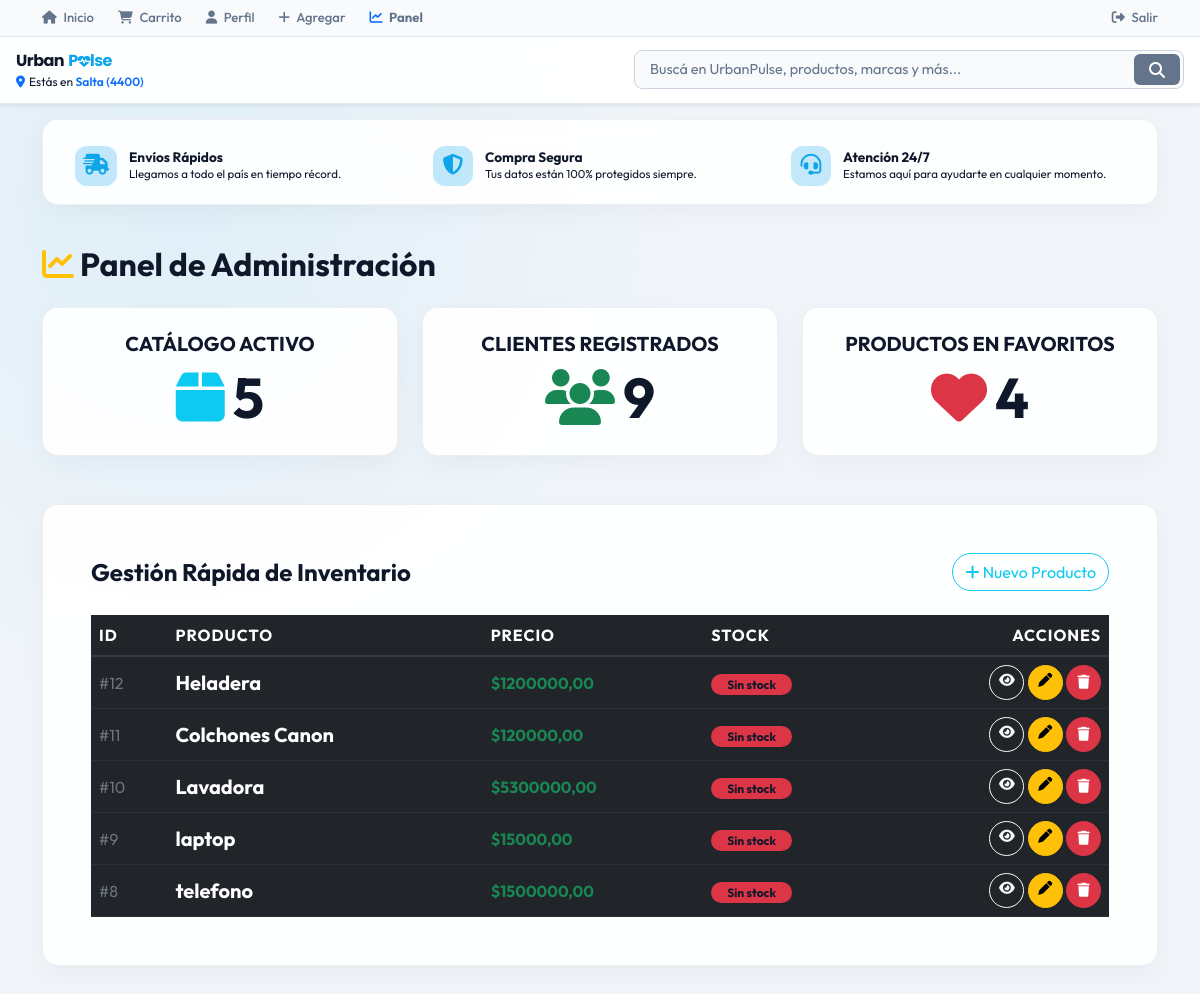
/dashboard/ (signed in), run on the app's committed database.
### miapp/models.py (models this page shows, shortened)
class Producto(models.Model):
    usuario = models.ForeignKey(User, on_delete=models.CASCADE)
    categoria = models.ForeignKey(Categoria, on_delete=models.SET_NULL, null=True)
    nombre = models.CharField(max_length=120)
    descripcion = models.TextField()
    precio = models.DecimalField(max_digits=10, decimal_places=2)
    imagen = models.ImageField(upload_to='productos/', null=True, blank=True)
    stock = models.IntegerField(default=0)
    destacado = models.BooleanField(default=False)
    creado = models.DateTimeField(auto_now_add=True)

### miapp/views.py (the view)
# urls.py: path('dashboard/', views.dashboard, name='dashboard'),
@user_passes_test(es_admin)
def dashboard(request):
    total_productos = Producto.objects.count()
    total_usuarios = User.objects.count()
    total_favoritos = Favorito.objects.count()
    productos = Producto.objects.all().order_by('-id')
    return render(request, 'dashboard.html', {
        'total_productos': total_productos,
        'total_usuarios': total_usuarios,
        'total_favoritos': total_favoritos,
        'productos': productos
    })

### miapp/views.py (called while the page is built)
def es_admin(user):
    return user.is_authenticated and user.is_staff

### miapp/templates/dashboard.html (shortened to what this page needs)
{% extends 'base.html' %}
{% block content %}
<div class="animate__animated animate__fadeIn" style="margin-top: 40px;">
    <h2 class="fw-bold text-white mb-4"><i class="fa-solid fa-chart-line text-warning"></i> Panel de Administración</h2>
    <div class="row g-4 mb-5">
        <div class="col-md-4">
            <div class="glass-panel p-4 text-center border-start border-4 border-info h-100">
                <h5 class="text-secondary fw-bold text-uppercase letter-spacing-1">Catálogo Activo</h5>
                <h2 class="text-white m-0 display-4 fw-bold mt-2"><i class="fa-solid fa-box text-info me-2"></i>{{ total_productos }}</h2>
            </div>
        </div>
        <div class="col-md-4">
            <div class="glass-panel p-4 text-center border-start border-4 border-success h-100">
                <h5 class="text-secondary fw-bold text-uppercase letter-spacing-1">Clientes Registrados</h5>
                <h2 class="text-white m-0 display-4 fw-bold mt-2"><i class="fa-solid fa-users text-success me-2"></i>{{ total_usuarios }}</h2>
            </div>
        </div>
        <div class="col-md-4">
            <div class="glass-panel p-4 text-center border-start border-4 border-danger h-100">
                <h5 class="text-secondary fw-bold text-uppercase letter-spacing-1">Productos en Favoritos</h5>
                <h2 class="text-white m-0 display-4 fw-bold mt-2"><i class="fa-solid fa-heart text-danger me-2"></i>{{ total_favoritos }}</h2>
            </div>
        </div>
    </div>
    <div class="glass-panel p-4 p-md-5">
        <div class="d-flex justify-content-between align-items-center mb-4">
            <h4 class="text-white m-0 fw-bold">Gestión Rápida de Inventario</h4>
            <a href="{% url 'crear' %}" class="btn btn-outline-info rounded-pill"><i class="fa-solid fa-plus"></i> Nuevo Producto</a>
        </div>
        <div class="table-responsive">
            <table class="table table-dark table-hover table-borderless align-middle m-0" style="background: transparent;">
                <thead style="border-bottom: 2px solid rgba(255,255,255,0.1);">
                    <tr class="text-primary text-uppercase" style="letter-spacing: 1px;">
                        <th>ID</th>
                        <th>Producto</th>
                        <th>Precio</th>
                        <th>Stock</th>
                        <th class="text-end">Acciones</th>
                    </tr>
                </thead>
                <tbody>
                    {% for p in productos %}
                    <tr style="border-bottom: 1px solid rgba(255,255,255,0.05);">
                        <td class="text-secondary">#{{ p.id }}</td>
                        <td class="fw-bold fs-5">{{ p.nombre }}</td>
                        <td class="text-success fw-bold">${{ p.precio }}</td>
                        <td>
                            {% if p.stock > 0 %}
                                <span class="badge bg-success rounded-pill px-3">{{ p.stock }} disp.</span>
                            {% else %}
                                <span class="badge bg-danger rounded-pill px-3">Sin stock</span>
                            {% endif %}
                        </td>
                        <td class="text-end">
                            <a href="{% url 'detalle' p.id %}" class="btn btn-sm btn-outline-light rounded-circle" style="width: 35px; height: 35px;"><i class="fa-solid fa-eye"></i></a>
                            <a href="{% url 'editar' p.id %}" class="btn btn-sm btn-warning rounded-circle" style="width: 35px; height: 35px;"><i class="fa-solid fa-pen"></i></a>
                            <form action="{% url 'eliminar' p.id %}" method="POST" class="d-inline m-0">
                                <button class="btn btn-sm btn-danger rounded-circle" style="width: 35px; height: 35px;"><i class="fa-solid fa-trash"></i></button>
                            </form>
                        </td>
                    </tr>
                    {% endfor %}
                </tbody>
            </table>
        </div>
    </div>
</div>
{% endblock %}

### miapp/templates/base.html (style rules this page uses)
:root { --primary: #0ea5e9; --primary-glow: rgba(14, 165, 233, 0.25); --secondary: #8b5cf6; }
body { font-family: 'Outfit', sans-serif; background-color: #f1f5f9 !important; color: #0f172a !important; min-height: 100vh; margin: 0; padding-bottom: 30px; overflow-x: hidden; }
body::before { content: ''; position: fixed; top: 0; left: 0; width: 100%; height: 100%; background: radial-gradient(circle at 15% 20%, rgba(14, 165, 233, 0.08) 0%, transparent 40%), #f1f5f9 !important; z-index: -1; }
.glass-panel, .features-bar { background: rgba(255, 255, 255, 0.92) !important; backdrop-filter: blur(12px); -webkit-backdrop-filter: blur(12px); border: 1px solid rgba(0, 0, 0, 0.06) !important; border-radius: 16px; box-shadow: 0 8px 25px rgba(0, 0, 0, 0.04) !important; transition: all 0.3s ease; }
h1:not(.carousel-item h1), h2:not(.carousel-item h2), h3:not(.carousel-item h3), h4:not(.carousel-item h4), h5:not(.carousel-item h5), h6:not(.feature-text h6), p:not(.carousel-item p), span:not(.navbar-brand span), strong, small, li { color: #0f172a !important; }
.table { color: #0f172a !important; }

### data on the page
Producto: id "12", nombre "Heladera", precio "1200000,00", stock "Sin stock"
Producto: id "11", nombre "Colchones Canon", precio "120000,00", stock "Sin stock"
Producto: id "10", nombre "Lavadora", precio "5300000,00", stock "Sin stock"
Producto: id "9", nombre "laptop", precio "15000,00", stock "Sin stock"
Producto: id "8", nombre "telefono", precio "1500000,00", stock "Sin stock"

### other printed values
{{ total_productos }} "5"
{{ total_usuarios }} "9"
{{ total_favoritos }} "4"
